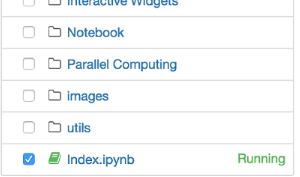
#> input picture Jupyter/image/3.png, 300 x 177 px, found by its file name
$ jupyter execute --allow-errors UserGuide_Xupsh.ipynb
#> lines starting #> are read from the running program, lines starting #| are printed output that depends on the picture
# 在PYNQ上加速卷积神经网络——以手写数字识别为例

CNN_IOT是python中的一个轻量级深度学习框架，用于在IOT设备中运行卷积神经网络。<br>

此框架支持CNN的主要功能 包括：

* 卷积层(Convolutional Layer)
* 池化层(Pooling Layer)
* 全连接层(Fully connected layer)

本UserGuide将由Lenet-5网络模型为例，通过已经训练好的参数进行手写数字识别并且对比FPGA-CPU的性能差异

### 步骤1：加载相关库

[cell 1]
import time
import numpy as np
import CNNIOT
from PIL import Image

### 步骤2：读取卷积神经网络参数

注：此处采用mnist手写数字识别数据集

#> (a cell that did not finish here is left out)

### 步骤3：定义卷积神经网络结构并加载神经网络参数

上图为Lenet-5的网络模型结构，Lenet-5网络模型主要分为以下几个部分：
* C1(Convolutional Layer1) 卷积层1
* S2(Subsampling Layer2) &nbsp;下采样层2
* C3(Convolutional Layer1) 卷积层3
* S4(Subsampling Layer4) &nbsp;下采样层4 <br>

注：S2与S4都是采用最大池化进行下采样，因此只定义一个通用的池化层pool1

#> (a cell that did not finish here is left out)

### 步骤4：定义训练过程中的参数

[cell 4]
total = 0
correct = 0
#> (the rest of this cell did not finish here and is left out)

### 步骤5：在PL端部署LeNet-5网络模型

[cell 5]
def test_PL(testnumber):
    total = 0
    correct = 0
    data2 = data[0:testnumber]
    target=target1[0:testnumber]
    size = data2.shape
    t1=time.time()
    rs = np.zeros((size[0],10))
    for i0 in range(0, size[0]):
        x=conv1.forward(data2[i0],CNNIOT.dma)
        x= pool1.forward(x,CNNIOT.dma)
        x=conv2.forward(x,CNNIOT.dma)
        x= pool1.forward(x,CNNIOT.dma)
        x=fc1.forward(x,CNNIOT.dma)
        rs[i0]=fc2.forward(x,CNNIOT.dma)

    for i in range(0, size[0]):
        if np.argmax(rs[i])==target[i]:
#             print(np.argmax(rs[i]),target[i])
            correct+=1
        total+=1
    t2=time.time()
    print ('accuracy on PL =',float(correct)/float(total))
    print('Inference Time on PL:',t2-t1)

### 步骤6：在PS端部署LeNet-5网络模型

[cell 6]
# [82 lines left out: function test_PS, not called in this run]

### 步骤7：运行PS与PL端的模型，比较运行时间

#> (a cell that did not finish here is left out)

## 附录1：CNN_IOT各模块的使用方法

### 卷积层(Convolution2D)的使用方法<br>
1.设置卷积层参数并将训练好的模型权重读入
```python
    conv = CNNIOT.Convolution2D(In.Planes, Out.Planes, Filter.H,
                                Filter.W ,Stride.H, Stride.W,
                                Padding,Relu,Weight, Bias,Precision)
```

2.设置前向传播通道输出卷积结果
```python
    Output = Conv.forward(data,CNNIOT.dma,Load.Input)
```
3.各参数含义
* In.Planes: 输入张量的通道数
* Out.Planes: 输出张量的通道数
* Filter.H & Filter.W: 设置卷积核的大小
* Stride size: 设置卷积核的步长
* Padding: 设置填充的张量
* Relu: 设置激活函数（如果为1，那么会添加激活函数）
* Weight: 从训练好的模型中读取权重
* Bias: 从训练好的模型中读取偏置
* precision: 设置输入输出的精度
* Input data: 输入的张量
* CNNIOT.dma: 可选择默认的bit流中的dma或者自定义dma

### 池化层(Pool)的使用方法<br>
1.设置池化层参数
```python
    pool = CNNIOT.Pool(P.H,P.W,S.H,S.W,Pooling,Padding,Relu,Precision)

```

2.设置前向传播通道输出池化结果
```python
    Output= pool.forward(data,CNNIOT.dma)
```
3.各参数含义
* Input data:输入的张量
* Window size: 设置池化窗口大小
* Stride size: 设置池化步长大小
* Pooling: 设置池化模式（可选择最大池化/平均池化）
* Relu: 设置激活函数模式（如果为1，那么会添加激活函数）
* Padding:设置填充的张量
* precision: 设置输入输出的精度
* CNNIOT.dma: 可选择默认的bit流中的dma或者自定义dma

### 全连接层(Fully Connected Layer)的使用方法<br>
1.设置全连接层参数
```python
    FC = CNNIOT.FC(Input Size,Output Size,Relu,Weight,Bias,precision)

```

2.设置前向传播通道全连接结果
```python
    Output = FC.forward(data,CNNIOT.dma)
```
3.各参数含义
* Input Size: 输入全连接层的维度
* Output Size: 全连接层输出的维度
* Relu: 设置激活函数模式（如果为1，那么会添加激活函数）
* Weight: 从训练好的模型中读取权重
* Bias: 从训练好的模型中读取偏置
* precision: 设置输入输出的精度
* CNNIOT.dma: 可选择默认的bit流中的dma或者自定义dma

## 附录2：使用自定义图片进行识别

### 步骤一：加载自定义图片并以npy格式存为数据

[cell 8]
pic = Image.open('./3.png')
#> pic is the input picture: PIL image 300x177 RGBA; mean R, G, B, A 245.3, 248, 249.4, 255
pic1 = pic.convert("L")
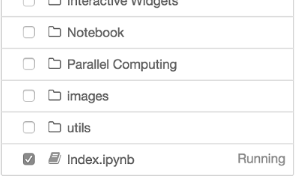
#> pic1: PIL image 300x177 L; min 60, max 255, mean 247.3
np_pic = np.array(pic1)
np_pic = np_pic[np.newaxis,:,:]
np.save('./pic',np_pic)
pic1
